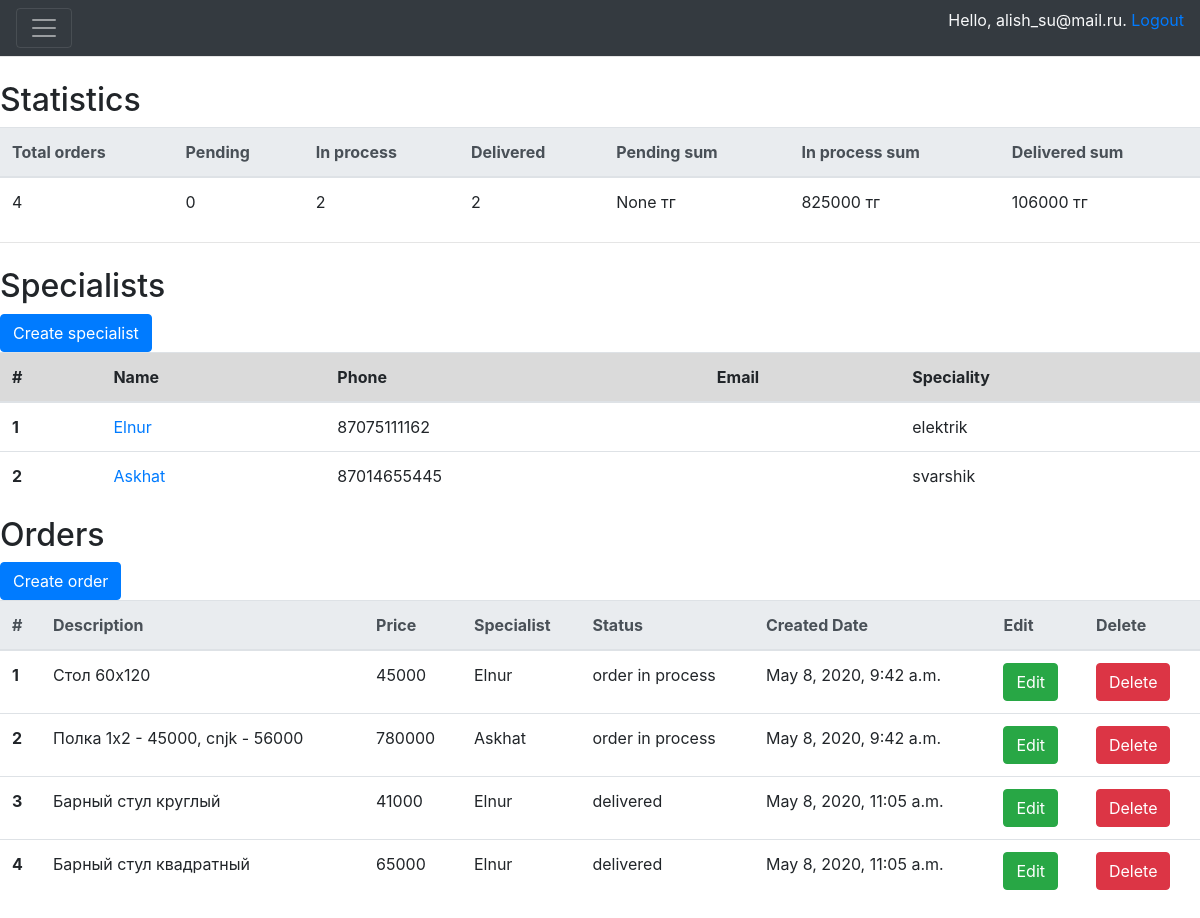
The app's page /manager_page/ (signed in) with its own data.
### accounts/models.py (models this page shows, shortened)
class User(AbstractBaseUser):
    email       = models.EmailField(max_length=255, unique=True)
    active      = models.BooleanField(default=True)
    spec        = models.BooleanField(default=True)
    staff       = models.BooleanField(default=False)
    admin       = models.BooleanField(default=False)
    timestamp   = models.DateTimeField(auto_now_add=True, null=True)
    USERNAME_FIELD = 'email'
    REQUIRED_FIELDS = []
    objects =UserManager()
    def __str__(self):
        return self.email
    @property
    def is_admin(self):
        return self.admin
    @property
    def is_active(self):
        return self.active
    @property
    def is_spec(self):
        return self.spec

class Specialist(models.Model):
    SPECIALITY = [
        ('elektrik', 'elektrik'),
        ('plotnik', 'plotnik'),
        ('svarshik', 'svarshik')
    ]
    user = models.OneToOneField(User, on_delete=models.CASCADE, related_name="specialist", null=True)
    name = models.CharField(max_length=200, null=True)
    phone = models.CharField(max_length=15, null=True)
    speciality = models.CharField(max_length=200, null=True, choices=SPECIALITY)
    def __str__(self):
        return self.name

class Order(models.Model):
    STATUS = (
        ('pending', 'pending'),
        ('order in process', 'order in process'),
        ('delivered', 'delivered')
    )
    description = models.CharField(max_length=500, null=True)
    specialist = models.ForeignKey(Specialist, null=True, on_delete=models.SET_NULL)
    customer = models.ForeignKey(Customer, null=True, on_delete=models.SET_NULL)
    product = models.ForeignKey(Product, null=True, on_delete=models.SET_NULL)
    price = models.IntegerField(null=True)
    deposit = models.IntegerField(null=True)
    status = models.CharField(max_length=200, null=True, choices=STATUS)
    date_created = models.DateTimeField(auto_now_add=True, null=True)

### accounts/decorators.py (the view)
    def wrapper_function(request, *args, **kwargs):
        if request.user.is_spec and request.user.is_admin == False:
            return redirect('/user_page')
        if request.user.is_admin:
            return view_func(request, *args, **kwargs)

### accounts/templates/accounts/manager_page.html (shortened to what this page needs)
{% extends 'base.html' %}
{% load static %}
{% block content %}
<hr class="mt-0 mb-4">
<h2>Statistics</h2>
<table class="table">
  <thead class="thead-light">
    <tr>
        <th scope="col">Total orders</th>
        <th scope="col">Pending</th>
        <th scope="col">In process</th>
        <th scope="col">Delivered</th>
        <th scope="col">Pending sum</th>
        <th scope="col">In process sum</th>
        <th scope="col">Delivered sum</th>
    </tr>
  </thead>
  <tbody>
    <tr>
        <td>{{ total_orders }}</td>
        <td>{{ pending }}</td>
        <td>{{ in_process }}</td>
        <td>{{ delivered }}</td>
        <td>{{ pending_p }} тг</td>
        <td>{{ in_process_p }} тг</td>
        <td>{{ delivered_p }} тг</td>
    </tr>
  </tbody>
</table>
<hr class="mt-0 mb-4">
<h2>Specialists</h2>
<a href="{% url 'create_specialist_url' %}"><button type="button" class="btn btn-primary">Create specialist</button></a>
<table class="table table-hover">
  <thead>
    <tr class="table-active">
      <th scope="col">#</th>
      <th scope="col">Name</th>
      <th scope="col">Phone</th>
      <th scope="col">Email</th>
      <th scope="col">Speciality</th>
    </tr>
  </thead>
  <tbody>
        {% for specialist in specialists %}
        <tr>
          <th scope="row">{{specialist.id}}</th>
          <td><a href="/specialists/{{specialist.id}}">{{specialist.name}}</a></td>
          <td>{{specialist.phone}}</td>
          <td>{{specialist.email}}</td>
          <td>{{specialist.speciality}}</td>
        </tr>
        {% endfor %}
  </tbody>
</table>
<h2>Orders</h2>
<a href="{% url 'create_order_url' %}"><button type="button" class="btn btn-primary">Create order</button></a>
<table class="table">
  <thead class="thead-light">
    <tr>
      <th scope="col">#</th>
        <th scope="col">Description</th>
        <th scope="col">Price</th>
        <th scope="col">Specialist</th>
        <th scope="col">Status</th>
        <th scope="col">Created Date</th>
        <th scope="col">Edit</th>
        <th scope="col">Delete</th>
    </tr>
  </thead>
    <tbody>
    {% for order in orders %}
    <tr>
        <th scope="row">{{ order.id }}</th>
        <td>{{ order.description}}</td>
        <td>{{ order.price}}</td>
        <td>{{ order.specialist }}</td>
        <td>{{ order.status }}</td>
        <td>{{ order.date_created }}</td>
        <td><a href="/edit_order/{{order.id}}"><button type="button" class="btn btn-success">Edit</button></a></td>
        <td><a href="/delete_order/{{order.id}}"><button type="button" class="btn btn-danger">Delete</button></a></td>
    </tr>
    {% endfor %}
  </tbody>
</table>
{% endblock %}

### templates/base.html (shortened to what this page needs)
{% load static %}
<!DOCTYPE html>
<html lang="en">
<head>
    <link rel="stylesheet" href="https://stackpath.bootstrapcdn.com/bootstrap/4.4.1/css/bootstrap.min.css">
    <link rel="stylesheet" type="text/css" href="{% static '/css/main.css' %}">
</head>
<body>
        <div class="pos-f-t">
      <nav class="navbar navbar-dark bg-dark">
        <button class="navbar-toggler" type="button" data-toggle="collapse" data-target="#navbarToggleExternalContent" aria-controls="navbarToggleExternalContent" aria-expanded="false" aria-label="Toggle navigation">
          <span class="navbar-toggler-icon"></span>
        </button>
          <p class="text-light bg-dark">Hello, {{request.user}}. <a href=/logout>Logout</a></p>
      </nav>
    </div>
        <div class="body">
            {% block content %}
            {% endblock %}
        </div>
</body>
</html>

### records on screen
User: user "alish_su@mail.ru"
Specialist: id "1", name "Elnur", phone "87075111162", speciality "elektrik"
Specialist: id "2", name "Askhat", phone "87014655445", speciality "svarshik"
Order: id "1", description "Стол 60х120", price "45000", specialist "Elnur", status "order in process", date_created "May 8, 2020, 9:42 a.m."
Order: id "2", description "Полка 1х2 - 45000, cnjk - 56000", price "780000", specialist "Askhat", status "order in process", date_created "May 8, 2020, 9:42 a.m."
Order: id "3", description "Барный стул круглый", price "41000", specialist "Elnur", status "delivered", date_created "May 8, 2020, 11:05 a.m."
Order: id "4", description "Барный стул квадратный", price "65000", specialist "Elnur", status "delivered", date_created "May 8, 2020, 11:05 a.m."

### other values on screen
{{ total_orders }} "4"
{{ pending }} "0"
{{ in_process }} "2"
{{ delivered }} "2"
{{ pending_p }} "None"
{{ in_process_p }} "825000"
{{ delivered_p }} "106000"
